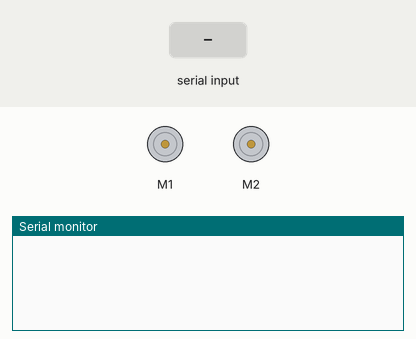
This sketch was run on a simulated Arduino Uno, built with avr-gcc and run on an emulated ATmega328P. Parts: 2 × DC motor (green arrow = forward, orange = backward, longer = faster), the last lines printed to the serial monitor. Inputs (shaded band) come from the test bench.

Above: at 1.2 s.
1.3 s: "+" received over Serial
At 2.5 s:
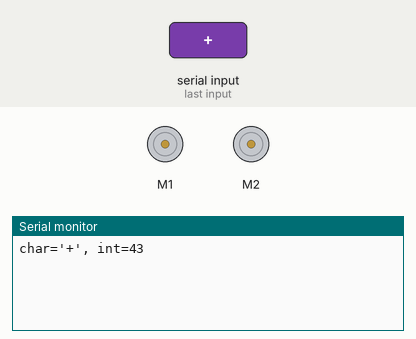
2.8 s: "90,45\n" received over Serial
At 3.9 s:
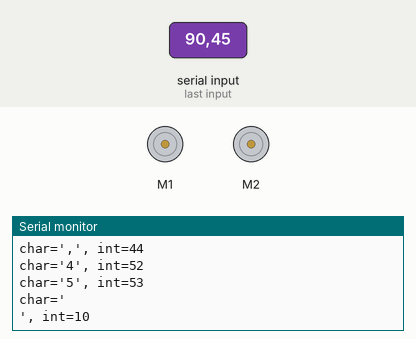
4.3 s: "L90\n" received over Serial
At 4.8 s:
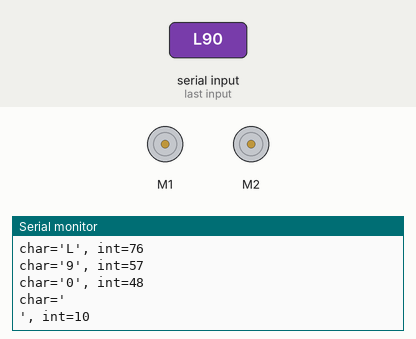
Timing chart, 0 to 7.3 s (numbered marks = the images above; inputs shaded):
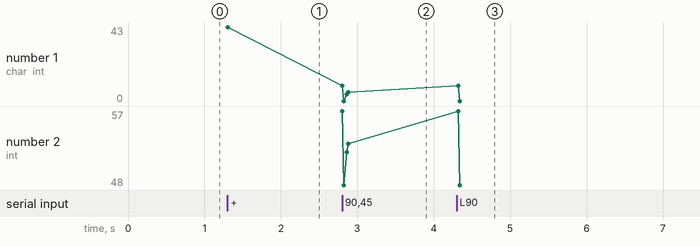

Measured:
- after the input at 1.3 s, the serial monitor: prints a new line at once (image 1)
- after the input at 2.8 s, the serial monitor: prints a new line at once (image 2)
- after the input at 4.3 s, the serial monitor: prints a new line at once (image 3)
- plotted number 1: 43 → 5 after the input at 2.8 s

The sketch:

Car.ino
```cpp
#include <AFMotor.h>
AF_DCMotor motorL(1);
AF_DCMotor motorR(2);
int cmd;
int prev_cmd = 0;
int motor = 0; //0 for neutral, -1 for left, 1 for right
int sign = 0;
int spd = 0;
int num_of_digits = 0;
int ms = 0; //milliseconds counter for stopping car afrer long period without commands (stop uncontrollable car)

void setup() {
  Serial.begin(9600);
}

void loop() {
  if (Serial.available()) {
    cmd = Serial.read();
    ms = 0;
    Serial.print("char='");
    Serial.print((char)cmd);
    Serial.print("', int=");
    Serial.println(cmd);

    if (cmd == 'L') {
      motor = -1;
    } else if (cmd == 'R') {
      motor = 1;
    } else if (cmd == '+' && (prev_cmd == 'L' || prev_cmd == 'R')) {
      sign = 1;
      num_of_digits = 0;
      spd = 0;
    } else if (cmd == '-' && (prev_cmd == 'L' || prev_cmd == 'R')) {
      sign = -1;
      num_of_digits = 0;
      spd = 0;
    } else if (isdigit(cmd) && (prev_cmd == '+' || prev_cmd == '-' || (isdigit(prev_cmd) && num_of_digits < 3))) { //num_of_digits is not necessary here!
      num_of_digits = num_of_digits + 1;
      spd = spd * 10;
      spd = spd + cmd - 48;
      if (num_of_digits == 3)
      {
        if (motor == -1)
        {
          if (sign == 1)
          {
            motorL.run(FORWARD);
          } else
          {
            motorL.run(BACKWARD);
          }
          motorL.setSpeed(spd);
        } else if (motor == 1)
        {
          if (sign == 1)
          {
            motorR.run(FORWARD);
          } else
          {
            motorR.run(BACKWARD);
          }
          motorR.setSpeed(spd);
        }
      }
    }
    prev_cmd = cmd;
  } else {
    delay(10);
    ms += 10;
    if (ms == 1000) {
      motorL.setSpeed(0);
      motorR.setSpeed(0);
      ms = 0;
    }
  }
}
```
